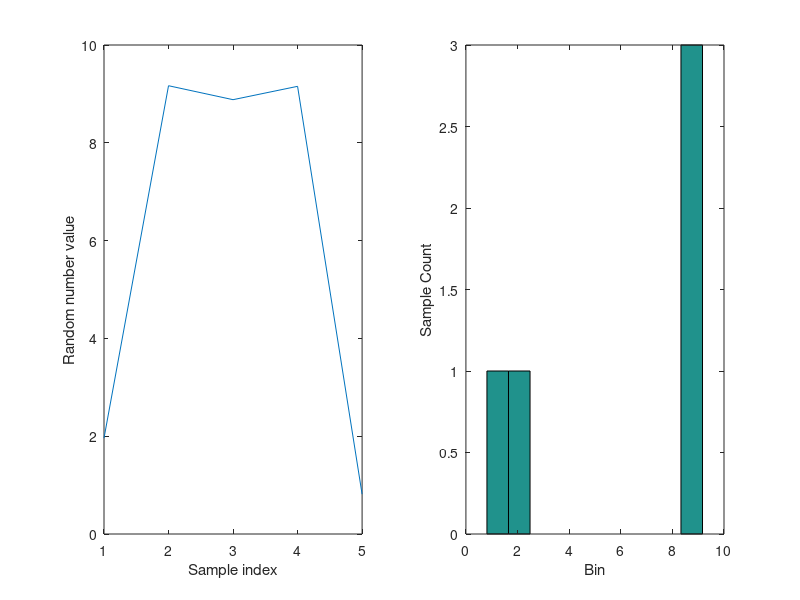

The MATLAB source for this figure:

n = input('Enter the number of samples please:');

m = input('Enter the mean value please:');

s = input('Enter the standard deviation vlaue please:');

%generate all n samples. Scaled by 's' and biased by 'm'.

y=s*randn(1,n)+m*ones(1,n);

%plot the resulting data

box off

axis square

hold on

subplot(1,2,1)

plot(y);

xlabel('Sample index')

ylabel('Random number value')

%generate a histogram of the data to view the pdf}

subplot(1,2,2)

hist(y)

xlabel('Bin'),ylabel('Sample Count')